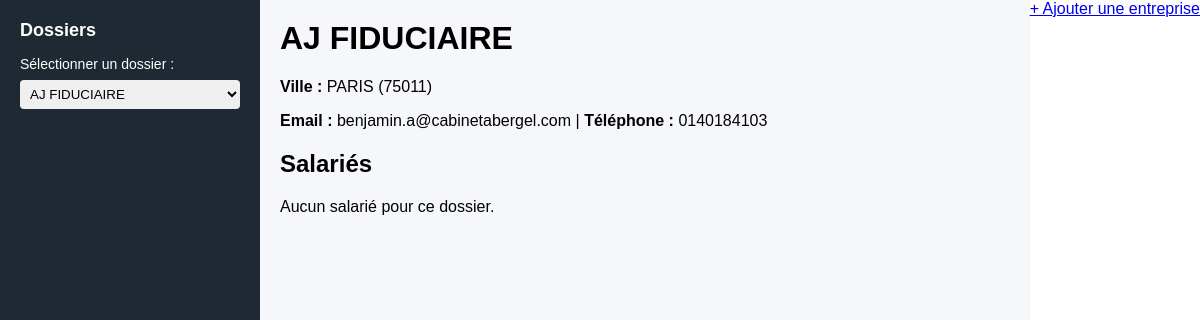
The page /app/app/3/ on the database as committed earlier.
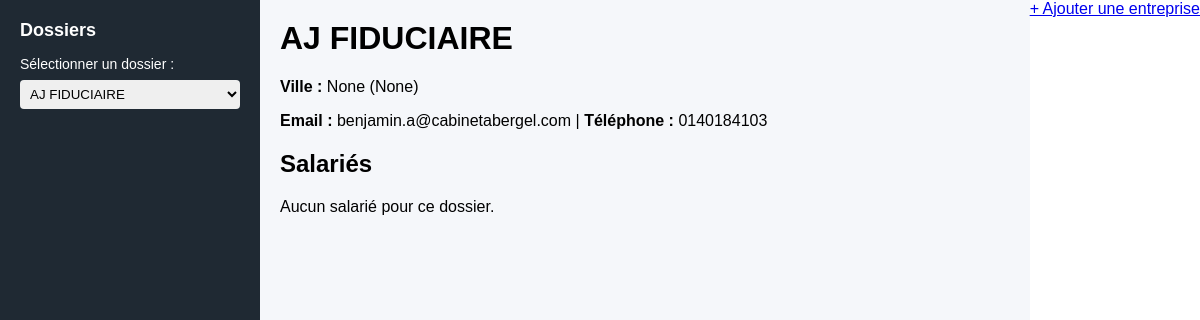
The same page on the database as committed later.
### social/models.py (models this page shows)
class Client(models.Model):
    raison_social = models.CharField(max_length=255, blank=True, null=True)
    nom = models.CharField(max_length=255, blank=True, null=True)
    adress_principale_etablissement = models.CharField(max_length=255, blank=True, null=True)
    capital_euros = models.DecimalField(max_digits=12, decimal_places=2, blank=True, null=True)
    email = models.EmailField(blank=True, null=True)
    forme_juridique = models.CharField(max_length=255, blank=True, null=True)
    nb_titres = models.IntegerField(blank=True, null=True)
    nom_dossier = models.CharField(max_length=255, blank=True, null=True)
    qualite_representant1 = models.CharField(max_length=255, blank=True, null=True)
    representant_legal = models.CharField(max_length=255, blank=True, null=True)
    type_titres = models.CharField(max_length=255, blank=True, null=True)
    val_nom_titre = models.DecimalField(max_digits=12, decimal_places=2, blank=True, null=True)
    activite = models.CharField(max_length=255, blank=True, null=True)
    adresse1 = models.CharField(max_length=255, blank=True, null=True)
    ape = models.CharField(max_length=50, blank=True, null=True)
    code_postal = models.CharField(max_length=20, blank=True, null=True)
    siren = models.CharField(max_length=20, blank=True, null=True)
    siret = models.CharField(max_length=20, blank=True, null=True)
    telephone = models.CharField(max_length=50, blank=True, null=True)
    ville = models.CharField(max_length=100, blank=True, null=True)
    class Meta:
        verbose_name = "Dossier"
        verbose_name_plural = "Dossiers"

### social/views.py (the view)
# urls.py: path("app/", views.dashboard, name="dashboard"),
def dashboard(request, pk=None):
    clients = Client.objects.all().order_by("raison_social")
    current_client = None
    if pk is not None:
        current_client = get_object_or_404(Client, pk=pk)
    elif clients:
        current_client = clients[0]
    context = {
        "clients": clients,
        "client": current_client,
    }
    return render(request, "dashboard.html", context)

### social/context_processors.py (called while the page is built)
def clients_list(request):
    return {
        "clients": Client.objects.all().order_by("raison_social")
    }

### social/templates/dashboard.html (shortened to what this page needs)
<!DOCTYPE html>
<html lang="fr">
<head>
</head>
<body>
    <div class="sidebar">
        <h2>Dossiers</h2>
        <label for="client-select">Sélectionner un dossier :</label>
        <select id="client-select">
            {% for c in clients %}
                <option value="{% url 'dashboard_client' c.pk %}"
                    {% if client and client.pk == c.pk %}selected{% endif %}
                >
                    {{ c.raison_social }}
                </option>
            {% endfor %}
        </select>
    </div>
    <div class="content">
        {% if client %}
            <h1>{{ client.raison_social }}</h1>
            <p><strong>Ville :</strong> {{ client.ville }} ({{ client.code_postal }})</p>
            <p><strong>Email :</strong> {{ client.email }} | <strong>Téléphone :</strong> {{ client.telephone }}</p>
            <h2>Salariés</h2>
            {% if client.salaries.all %}
                <table>
                    <thead>
                        <tr>
                            <th>Nom</th>
                            <th>Prénom</th>
                            <th>Emploi</th>
                            <th>Qualification</th>
                            <th>Date d'entrée</th>
                        </tr>
                    </thead>
                    <tbody>
                        {% for s in client.salaries.all %}
                            <tr>
                                <td>{{ s.nom }}</td>
                                <td>{{ s.prenom }}</td>
                                <td>{{ s.emploi }}</td>
                                <td>{{ s.qualification }}</td>
                                <td>{{ s.date_entree }}</td>
                            </tr>
                        {% endfor %}
                    </tbody>
                </table>
            {% else %}
                <p>Aucun salarié pour ce dossier.</p>
            {% endif %}
        {% else %}
            <h1>Aucun dossier sélectionné</h1>
            <p>Choisis une entreprise dans la liste à gauche.</p>
        {% endif %}
    </div>
</body>
</html>
<a href="{% url 'ajouter_entreprise' %}" class="btn btn-primary">
    + Ajouter une entreprise
</a>

### social/templates/dashboard.html (style rules this page uses)
body { margin: 0; font-family: Arial, sans-serif; display: flex; min-height: 100vh; }
.sidebar { width: 260px; background-color: #1f2933; color: #fff; padding: 20px; box-sizing: border-box; }
.sidebar h2 { font-size: 18px; margin-top: 0; margin-bottom: 15px; }
.sidebar label { font-size: 14px; display: block; margin-bottom: 8px; }
.sidebar select { width: 100%; padding: 6px; border-radius: 4px; border: none; }
.content { flex: 1; padding: 20px; box-sizing: border-box; background-color: #f5f7fa; }
h1 { margin-top: 0; }

Rows that differ between the two databases and show on the page:
changed Client "AJ FIDUCIAIRE": ville "PARIS" → "None"; code_postal "75011" → "None"
